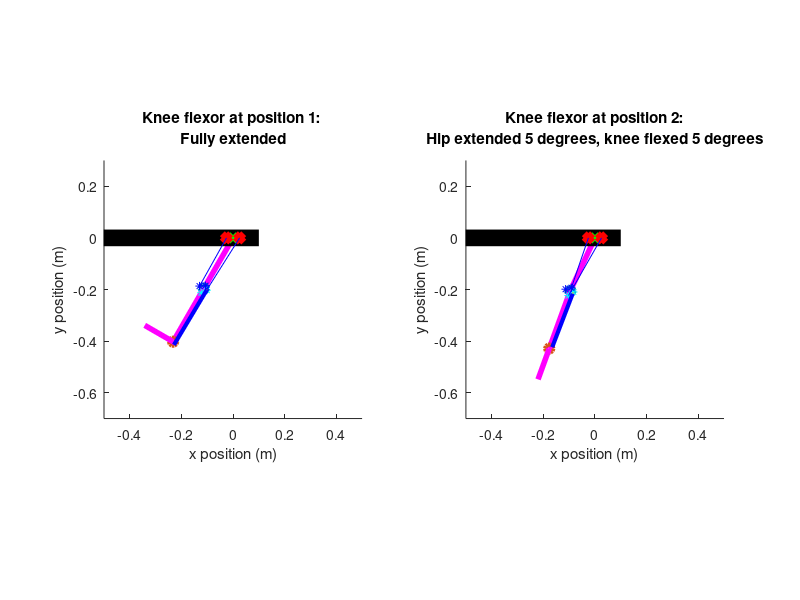

Here is the MATLAB script that generated this plot: (Note: this script raises an error after producing the figure.)
%% Biarticular analysis of the quadruped hind legs
clear, close('all'), clc

%% Define given geometric and physical constants

% This simulation is intended to provide a static analysis and rough visual
% depiction of a cam/pulley system. CAM radii are sown as points around the
% knee
%% Define given geometric and physical constants

% Defining hind leg section lengths
l1 = 8.92 * (0.0254);               % [m] Limb length 1 (inches to meters conversion)
l2 = 9.37 * (0.0254);               % [m] Limb length 2 (inches to meters conversion)
l3 = 5 * (0.0254);                % [m] Limb length 3 (inches to meters conversion)

% Define gravitational constant
g = 9.8;                            % [m/s^2]

% Define length of actuatorsL_KFb = 14 * (0.0254);              
L_AF = 9 * (0.0254);                % [m] Ankle flexor length (inches to meters conversion)
L_AE = 9 * (0.0254);                % [m] Ankle extensor length (inches to meters conversion)
L_KF = 8 * (0.0254);                % [m] Knee flexor length (inches to meters conversion)
L_KE = 8 * (0.0254);                % [m] Knee extensor length (inches to meters conversion)
L_KFb = 12 * (0.0254);              % [m] Biarticular knee flexor length (inches to meters conversion)
L_KEb = 12 * (0.0254);              % [m] Biarticular knee flexor length (inches to meters conversion)
L_AEb = 10 * (0.0254);              % [m] Biarticular ankle extensor length (inches to meters conversion)

% Define actuator masses based on linear density estimate of 1.698 kg/m
m_AF = 1.698 * L_AF;                % [kg] Ankle flexor mass
m_AE = 1.698 * L_AE;                % [kg] Ankle extensor mass
m_KF = 1.698 * L_KF;                % [kg] Knee flexor mass
m_KE = 1.698 * L_KE;                % [kg] Knee extensor mass

% Define mass values of the hind leg sections
me = 0.0205;                        % [kg] Mass of encoders
m1 = 0.1302;                        % [kg] Section 1 leg mass
m2 = 0.1302;                        % [kg] Section 2 leg mass
m3 = 0.09814;                       % [kg] Section 3 leg mass

% Define maximum actuator strain estimate 
k_max = 0.1667;                     % [-]

% Define r1 and r2 for the flexor and extensor, corresponding to the cam
% radius at positon one and two
r1_KFb_length = 0.5 * (0.0254);          % [m] (inches to meter conversion)
r1_KEb_length = 0.75 * (0.0254);         % [m] (inches to meter conversion)
r2_KFb_length = 0.75 * (0.0254);         % [m] (inches to meter conversion)
r2_KEb_length = 0.5 * (0.0254);          % [m] (inches to meter conversion)

% Define where point of rotation of the upper end of the knee actuators is in the
% xy plane, with the hip point of rotation as the origin
b_KFb_top = [1, 0]* (0.0254);            % [m] (inches to meter conversion)
b_KEb_top = [-1, 0]* (0.0254);           % [m] (inches to meter conversion)

% Define ankle spike length
spike_length = .5 * (0.0254);             % [m] (inches to meter conversion)

% Define the safety factor of required force
SF = 1;                           % [-]

%Define BPA model constants (eq 4 from paper)
a0 = 254.3e3;                       % [Pa] Model Parameter 0
a1 = 192e3;                         % [Pa] Model Parameter 1
a2 = 2.0265;                        % [-] Model Parameter 2
a3 = -0.461;                        % [-] Model Parameter 3
a4 = -0.331e-3;                     % [1/N] Model Parameter 4
a5 = 1.23e3;                        % [Pa/N] Model Parameter 5
a6 = 15.6e3;                        % [Pa] Model Parameter 6

% Define the hysteresis factor
S = 1;                               % [0,1]

%% Define fully extended position of the knee in 2D space (position 1)

% Origin is at hip joint point of rotation
% Fully extended position occurs when the femur is -30 degrees from
% vertical, with knee fully extended. Fully flexed position occurs when
% the femur is 30 degrees from vertical with knee fully flexed

% Define angle from horizontal for fully extended position (position 1)
theta1_pos1 = 30;                               % [degrees]

% Define the knee location in the xy plane at position 1 from hip angle
% and femur length
knee_pos1(1) = (-l1 * sind(theta1_pos1));                      % [m]
knee_pos1(2) = (-l1 * cosd(theta1_pos1));                      % [m]

% Define the length of the radius of attatchment end point (the point where
% the string inserts to the frame) from known angles and length of r

r1_KFb_pos1 = [(knee_pos1(1) + r1_KFb_length * cosd(theta1_pos1)), (knee_pos1(2) - r1_KFb_length * sind(theta1_pos1))]; % [m]
r2_KFb_pos1 = [(knee_pos1(1) - r2_KFb_length * sind(theta1_pos1)), (knee_pos1(2) - r2_KFb_length * cosd(theta1_pos1))]; % [m]
r1_KEb_pos1 = [(knee_pos1(1) - r1_KEb_length * cosd(theta1_pos1)), (knee_pos1(2) + r1_KEb_length * sind(theta1_pos1))]; % [m]
r2_KEb_pos1 = [(knee_pos1(1) + r2_KEb_length * sind(theta1_pos1)), (knee_pos1(2) + r2_KEb_length * cosd(theta1_pos1))]; % [m]

% Define the ankle position from the defined angles, knee position, and
% tibia length
ankle_pos1(1) = (knee_pos1(1) - l2 * sind(theta1_pos1));        % [m]
ankle_pos1(2) = (knee_pos1(2) - l2 * cosd(theta1_pos1));        % [m]

% Define the toe postion, modeling the foot as a straight line
toe_pos1 = [(ankle_pos1(1) - l3 * cosd(theta1_pos1)) (ankle_pos1(2) + l3 * sind(theta1_pos1))];

% Define the ankle spike position
spike_pos1 = [(ankle_pos1(1) + spike_length * sind(15)) (ankle_pos1(2) - spike_length * cosd(15))];

%Define upper actuator position 1
upper_AEb_pos1 = spike_pos1 + L_AEb * ((r1_KFb_pos1 - spike_pos1) / norm(spike_pos1 - r1_KFb_pos1));

%Define string length
string = norm(upper_AEb_pos1 - r1_KFb_pos1);

%% Plot fully extended position of the knee in 2D space (position 1)
figure(1)
subplot(1, 2, 1)
hold on

% Plot the femur from knee position, and add a marker at the knee
plot([0, knee_pos1(1)], [0, knee_pos1(2)], '-m', 'LineWidth', 4)
plot(knee_pos1(1), knee_pos1(2), 'o', 'LineWidth', 3)

% Plot the tibia from knee to ankle points
plot([knee_pos1(1), ankle_pos1(1)], [knee_pos1(2), ankle_pos1(2)], '-m', 'LineWidth', 4)


% Plot the cam radii for flexor and extensor (2 each) for position 1 as
% points
plot(r1_KFb_pos1(1), r1_KFb_pos1(2), '*c')
plot(r2_KFb_pos1(1), r2_KFb_pos1(2), '*c')
plot(r1_KEb_pos1(1), r1_KEb_pos1(2), '*b')
plot(r2_KEb_pos1(1), r2_KEb_pos1(2), '*b')

% Plot the ankle/foot as a circle
plot(ankle_pos1(1), ankle_pos1(2), 'o', 'LineWidth', 3)

% Plot the foot as a straight line
plot([ankle_pos1(1) toe_pos1(1)], [ankle_pos1(2) toe_pos1(2)], '-m', 'LineWidth', 4) 

% Plot the spike as a straight line
plot([ankle_pos1(1) spike_pos1(1)], [ankle_pos1(2) spike_pos1(2)], '-m', 'LineWidth', 2) 

% Plot the ankle extensor actuator
plot([upper_AEb_pos1(1) spike_pos1(1)], [upper_AEb_pos1(2) spike_pos1(2)], '-b', 'LineWidth', 3)

% Plot the string from the ankle actuator to the knee
plot([upper_AEb_pos1(1) r1_KFb_pos1(1)], [upper_AEb_pos1(2) r1_KFb_pos1(2)])

% Plot the hip/body as a horizontal line for reference
plot([-1, .1], [0, 0], '-k', 'LineWidth', 12)

% Mark the hip joint as the origin
plot(0,0, 'xg', 'LineWidth', 3)

% Plot the final pulley point before string goes to the tibia for the
% lfexor and extensor
plot(b_KFb_top(1), b_KFb_top(2), 'xr', 'LineWidth', 5)
plot(b_KEb_top(1), b_KEb_top(2), 'xr', 'LineWidth', 5)

% Plot the lines representing strings for the flexor and extensor
plot([b_KFb_top(1) r1_KFb_pos1(1)], [b_KFb_top(2) r1_KFb_pos1(2)], 'b')
plot([b_KEb_top(1) r1_KEb_pos1(1)], [b_KEb_top(2) r1_KEb_pos1(2)], 'b')

% Finish labeling the plot
hold off
xlim([-0.5 0.5])
ylim([-0.7 0.3])
title(sprintf('Knee flexor at position 1: \nFully extended'))
xlabel('x position (m)')
ylabel('y position (m)')
daspect([1 1 1])

%% Define fully flexed position (position 2) using rotational matrices

% Define 2D rotational matrix in xy-plane as a function of degrees rotated
% counter-clockwise
rotz = @(t) [cosd(t) -sind(t) ; sind(t) cosd(t)] ;

% Define hip rotation in degrees
rot_hip = input(sprintf('Enter the desired hip rotation from fully flexed: ') );                                              % [degrees]

% Rotate the knee about the origin 60 degrees
knee_pos2 = rotz(rot_hip) * knee_pos1';

% Define knee rotation in degrees
rot_knee = input(sprintf('\nEnter the desired knee rotation from fully extended: ') );                                              % [degrees]

%Rotate the all points below the knee about the knee 90 degrees
ankle_pos2 = rotz(rot_knee) * ((rotz(rot_hip) * ankle_pos1') - knee_pos2)+ knee_pos2;
r1_KFb_pos2 = rotz(rot_knee) * ((rotz(rot_hip) * r1_KFb_pos1') - knee_pos2) + knee_pos2;
r2_KFb_pos2 = rotz(rot_knee) * ((rotz(rot_hip) * r2_KFb_pos1') - knee_pos2) + knee_pos2;
r1_KEb_pos2 = rotz(rot_knee) * ((rotz(rot_hip) * r1_KEb_pos1') - knee_pos2) + knee_pos2;
r2_KEb_pos2 = rotz(rot_knee) * ((rotz(rot_hip) * r2_KEb_pos1') - knee_pos2) + knee_pos2;
toe_pos2 = rotz(rot_knee) * ((rotz(rot_hip) * toe_pos1') - knee_pos2)+ knee_pos2;
spike_pos2 = rotz(rot_knee) * ((rotz(rot_hip) * spike_pos1') - knee_pos2)+ knee_pos2;

%Rotate the foot and spike about the ankle 90 degrees
toe_pos2 = rotz(90) * (toe_pos2 - ankle_pos2)+ ankle_pos2;
spike_pos2 = rotz(90) * (spike_pos2 - ankle_pos2)+ ankle_pos2;

% Define upper ankle actuator position
upper_AEb_pos2 = r1_KFb_pos2 + string * ((spike_pos2 - r1_KFb_pos2)/ norm(spike_pos2 - r1_KFb_pos2));

%% Plot fully flexed position of the knee in 2D space (position 2)
subplot(1, 2, 2)
hold on

% Plot the femur from knee position, and add a marker at the knee
plot([0, knee_pos2(1)], [0, knee_pos2(2)], '-m', 'LineWidth', 4)
plot(knee_pos2(1), knee_pos2(2), 'o', 'LineWidth', 3)

% Plot the tibia from knee to ankle points
plot([knee_pos2(1), ankle_pos2(1)], [knee_pos2(2), ankle_pos2(2)], '-m', 'LineWidth', 4)

% Plot the cam radii for flexor and extensor (2 each) for position 1 as
% points
plot(r1_KFb_pos2(1), r1_KFb_pos2(2), '*c')
plot(r2_KFb_pos2(1), r2_KFb_pos2(2), '*c')
plot(r1_KEb_pos2(1), r1_KEb_pos2(2), '*b')
plot(r2_KEb_pos2(1), r2_KEb_pos2(2), '*b')

% Plot the ankle/foot as a triangle
plot(ankle_pos2(1), ankle_pos2(2), 'o', 'LineWidth', 3)

% Plot the hip/body as a horizontal line for reference
plot([-1, .1], [0, 0], '-k', 'LineWidth', 12)

% Mark the hip joint as the origin
plot(0,0, 'xg', 'LineWidth', 3)

% Plot the foot as a straight line
plot([ankle_pos2(1) toe_pos2(1)], [ankle_pos2(2) toe_pos2(2)], '-m', 'LineWidth', 4)

% Plot the spike as a straight line
plot([ankle_pos2(1) spike_pos2(1)], [ankle_pos2(2) spike_pos2(2)], '-m', 'LineWidth', 2) 

% Plot the ankle extensor actuator
plot([upper_AEb_pos2(1) spike_pos2(1)], [upper_AEb_pos2(2) spike_pos2(2)], '-b', 'LineWidth', 3)

% Plot the string from the ankle actuator to the knee
plot([upper_AEb_pos2(1) r1_KFb_pos2(1)], [upper_AEb_pos2(2) r1_KFb_pos2(2)])

% Plot the final pulley point before string goes to the tibia for the
% lfexor and extensor
plot(b_KFb_top(1), b_KFb_top(2), 'xr', 'LineWidth', 5)
plot(b_KEb_top(1), b_KEb_top(2), 'xr', 'LineWidth', 5)

% Plot the lines representing strings for the flexor and extensor
plot([b_KFb_top(1) r2_KFb_pos2(1)], [b_KFb_top(2) r2_KFb_pos2(2)], 'b')
plot([b_KEb_top(1) r2_KEb_pos2(1)], [b_KEb_top(2) r2_KEb_pos2(2)], 'b')

% Finish labeling the plot
xlim([-0.5 0.5])
ylim([-0.7 0.3])
title(sprintf('Knee flexor at position 2:\nHip extended %.0f degrees, knee flexed %.0f degrees', rot_hip, rot_knee))
xlabel('x position (m)')
ylabel('y position (m)')
daspect([1 1 1])


%% Define the strain necessary to achieve position 2

% Define length of fully contracted actuator based on previously defined
% vectors
delta_L_KFb = norm(r1_KFb_pos1 - b_KFb_top) - norm(r2_KFb_pos2' - b_KFb_top);
delta_L_KEb = -norm(r1_KEb_pos1 - b_KEb_top) + norm(r2_KEb_pos2' - b_KEb_top);
delta_L_AEb = norm(spike_pos1 - upper_AEb_pos1) - norm(spike_pos2 - upper_AEb_pos2);

% Calculate strain from contracted and resting lengths
k_KFb = delta_L_KFb / L_KFb;
k_KEb = delta_L_KEb / L_KEb;
k_AEb = delta_L_AEb / L_AEb;

%Print out actuator lengths and strains
fprintf('\nHip rotation: %.0f degrees', rot_hip)
fprintf('\nKnee rotation: %.0f degrees', rot_knee)

fprintf('\n\nBA knee flexor actuator length: %.0f inches', L_KFb/0.0254)
fprintf('\nBA knee flexor strain to achieve this position: %.2f', k_KFb)

fprintf('\n\nBA knee extensor actuator length: %.0f inches', L_KEb/0.0254)
fprintf('\nBA knee extensor strain to achieve this position: %.2f\n', k_KEb)

fprintf('\n\nBA ankle extensor actuator length: %.0f inches', L_AEb/0.0254)
fprintf('\nBA ankle extensor strain to achieve this position: %.2f\n', k_AEb)

%% Torque calculations for the biarticular knee flexor and knee extensor

% NOTE: THESE HAVE ONLY BEEN SET UP TO DEFINE TORQUE AT SET POSITIONS.
% Needs modification to find force at a given rotation.

% Torque requirements for knee flexor:
% Define torques created by the weight of the different leg segments
T1_KFb = 0.5 * l1 * cosd(60) * (m1 + m_KF + m_KE) * g;                      % [N-m]
T2_KFb = (l1 * cosd(60) + 0.5 * l2 * sind(60)) * (m1 + m_AF + m_AE) * g;    % [N-m]
T3_KFb = (l1 * cosd(60) + (l2 + l3/2) * sind(60)) * m3 * g;                 % [N-m]

% Define force necessary for actuator to exert to hold leg at position 2
F_KFb = (T1_KFb + T2_KFb + T3_KFb) / r2_KFb_length;                % [N]         


% Torque requirements for knee extensor:
% Define torques created by the weight of the different leg segments
T1_KEb = 0.5 * l1 * sind(30) * (m1 + m_KF + m_KE) * g;             % [N-m]
T2_KEb = ((l1 + 0.5 * l2) * sind(30)) * (m1 + m_AF + m_AE) * g;    % [N-m]
T3_KEb = (((l1 + l2) * sind(30)) + (l3/2)) * m3 * g;               % [N-m]

% Define force necessary for actuator to exert to hold leg at position 1
F_KEb = (T1_KEb + T2_KEb + T3_KEb) / r1_KEb_length;                % [N] 


% Torque requirements for extensor extensor:
% Define torques created by the weight of the different leg segments
T2_AEb = (0.5 * l2 * cosd(30)) * (m2 + m_AF + m_AE) * g;           % [N-m]
T3_AEb = ((l2 + 0.5 * l3) * cosd(30)) * m3 * g;                    % [N-m]

% Define force necessary for actuator to exert to hold leg at position 1
F_AEb = (T2_AEb + T3_KEb) / (spike_length * sind(45));                % [N] 

% Print out force required to hold position 1 and 2 for the knee extensor
% and flexor, respectfully
fprintf('\nThe required force for the BA knee flexor to hold position 2 is %.1f pounds', F_KFb/4.448)
fprintf('\nThe required force for the BA knee extensor to hold position 1 is %.1f pounds', F_KEb/4.448)
fprintf('\nThe required force for the BA ankle extensor to hold position 1 is %.1f pounds', F_AEb/4.448)

%% Plotting strain vs necessary pressure for a given force

% Constructing a pressure vs strain plot for BPAs of varying force based on
% equation 4.

% Define range of strains
k = 0.001:0.001:0.2;            % []
k_max = 0.17;                   % []
F = (0:6:36) * 4.448;           % [N] (pounds to newtons conversion)
S = 1;                          % [0,1] hysteresis 

key = strings(1,length(F));

figure(2)
% plot pressure vs strain, each loop doing a different applied force
for n = 1:length(F)
    P = a0 + (a1 * tan( a2 * ((k./ (a4 * F(n) + k_max)) + a3))) + (a5 * F(n)) + (a6 * S); % [Pa]
    plot(k, P/1000, '.')
    hold on
    key(n) = sprintf('Applied force: %.1f pounds', F(n)/4.448);
end

% Plot strain and forces required for position 1 and 2 for biarticular knee
% muscles
plot(k_KFb, 0.001 * (a0 + (a1 * tan( a2 * ((k_KFb./ (a4 * F_KFb + k_max)) + a3))) + (a5 * F_KFb) + (a6 * S)), 'xr', 'LineWidth', 2)
plot(k_KEb, 0.001 * (a0 + (a1 * tan( a2 * ((k_KEb./ (a4 * F_KEb + k_max)) + a3))) + (a5 * F_KEb) + (a6 * S)), 'xb', 'LineWidth', 2)

% Plot maximum pressure line at P = 620 kPa
plot([0 .2], [620 620], '-r')

% Finish plot formatting
key(8) = 'BA KE at pos1';
key(9) = 'BA KF at pos2';
legend(key)
xlabel('Strain')
ylabel('Pressure (kPa)')
xlim([0 0.2])
ylim([0 700])
title(sprintf('%.1f inch biarticular knee actuators', L_KFb/0.0254))
